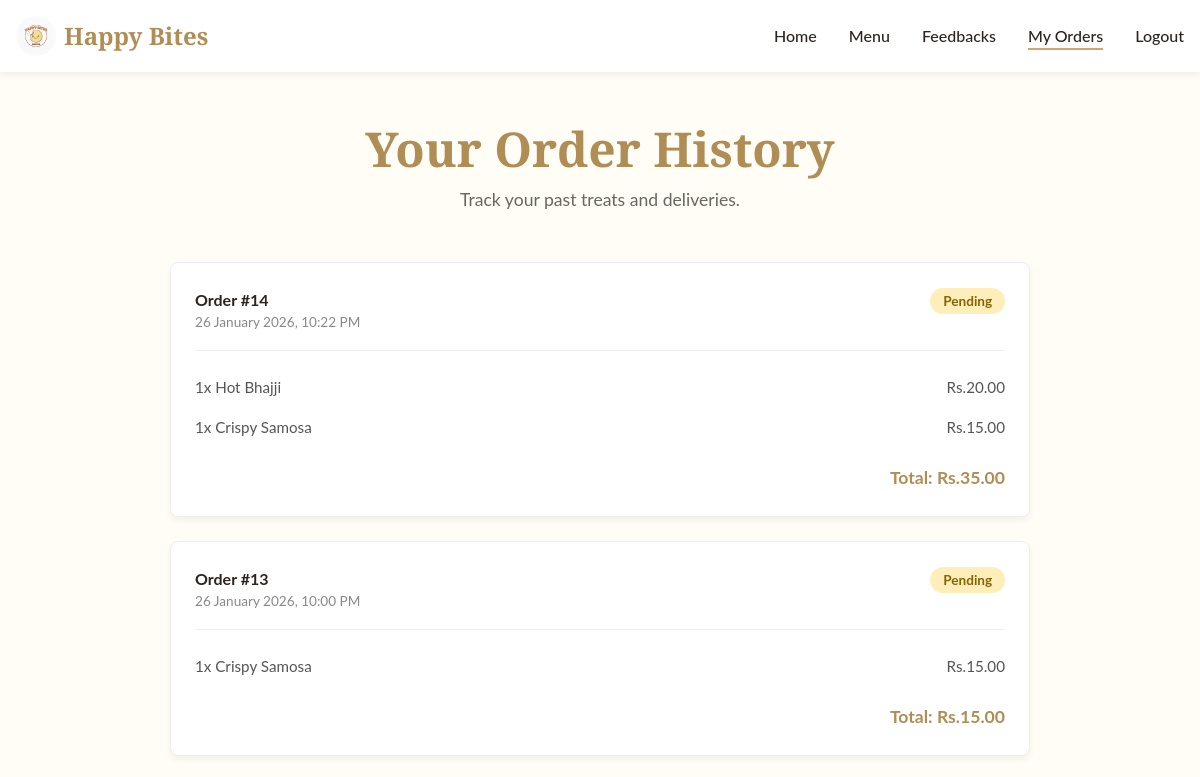
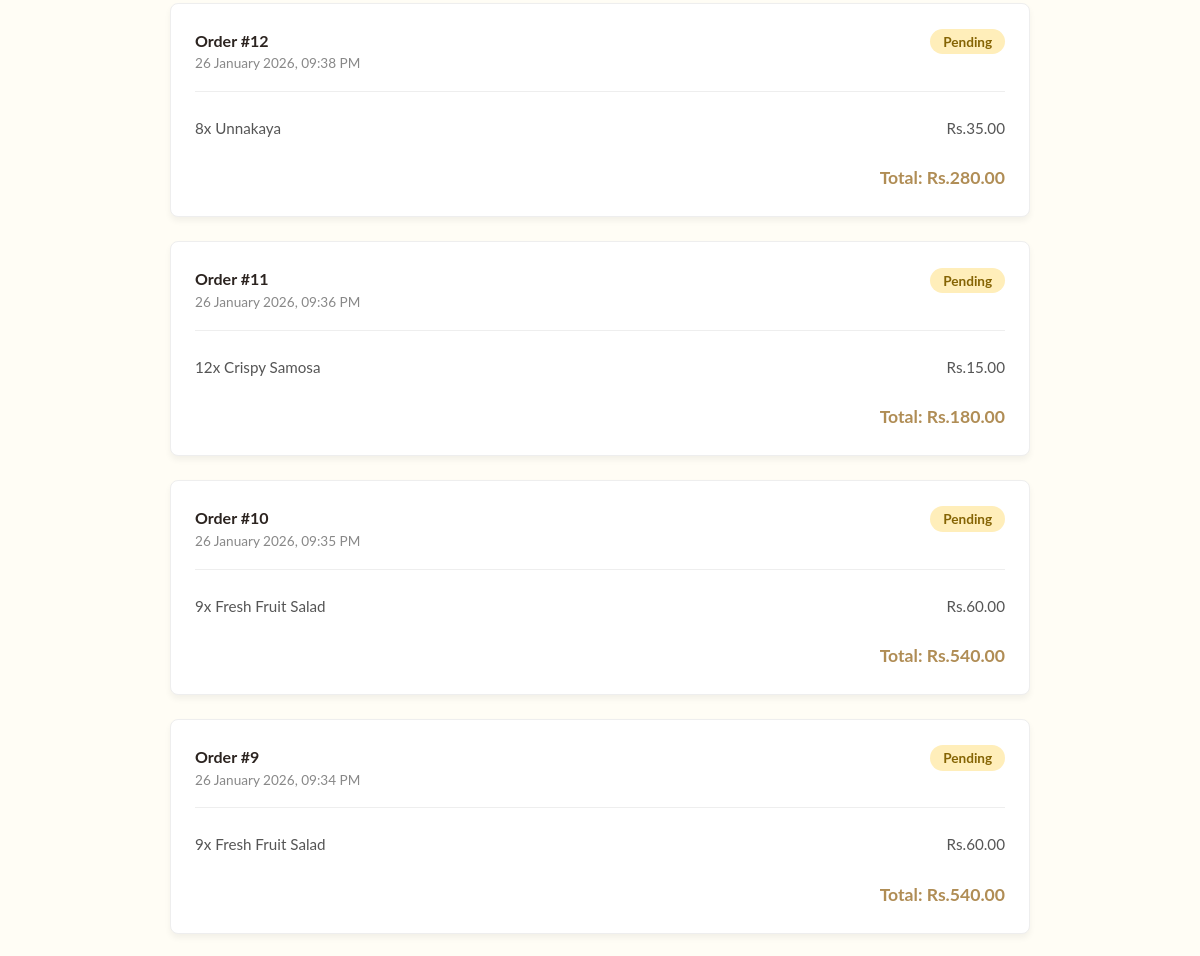
The page /my_orders (signed in, upper part) on the database as committed earlier (2 pictures, top to bottom).
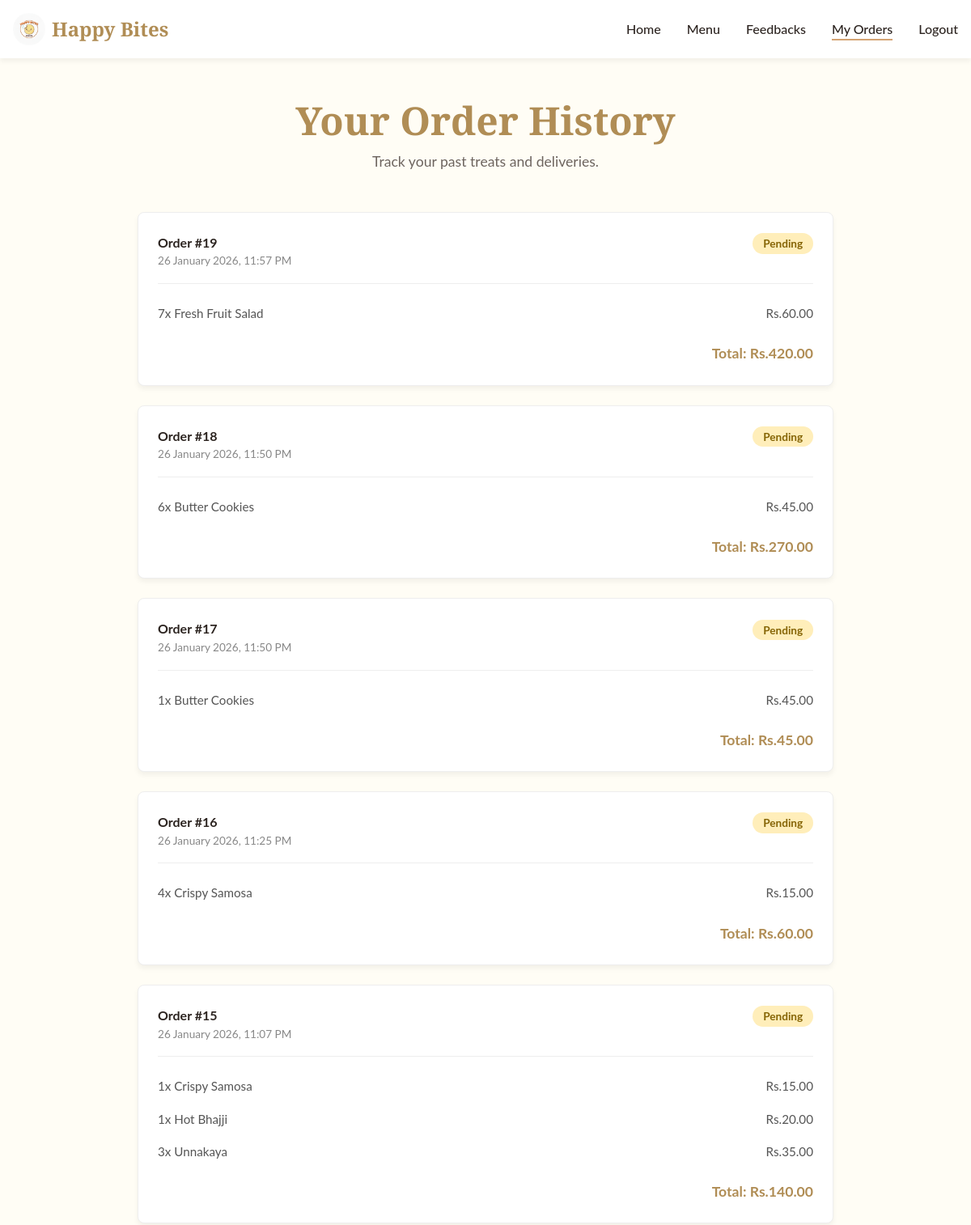
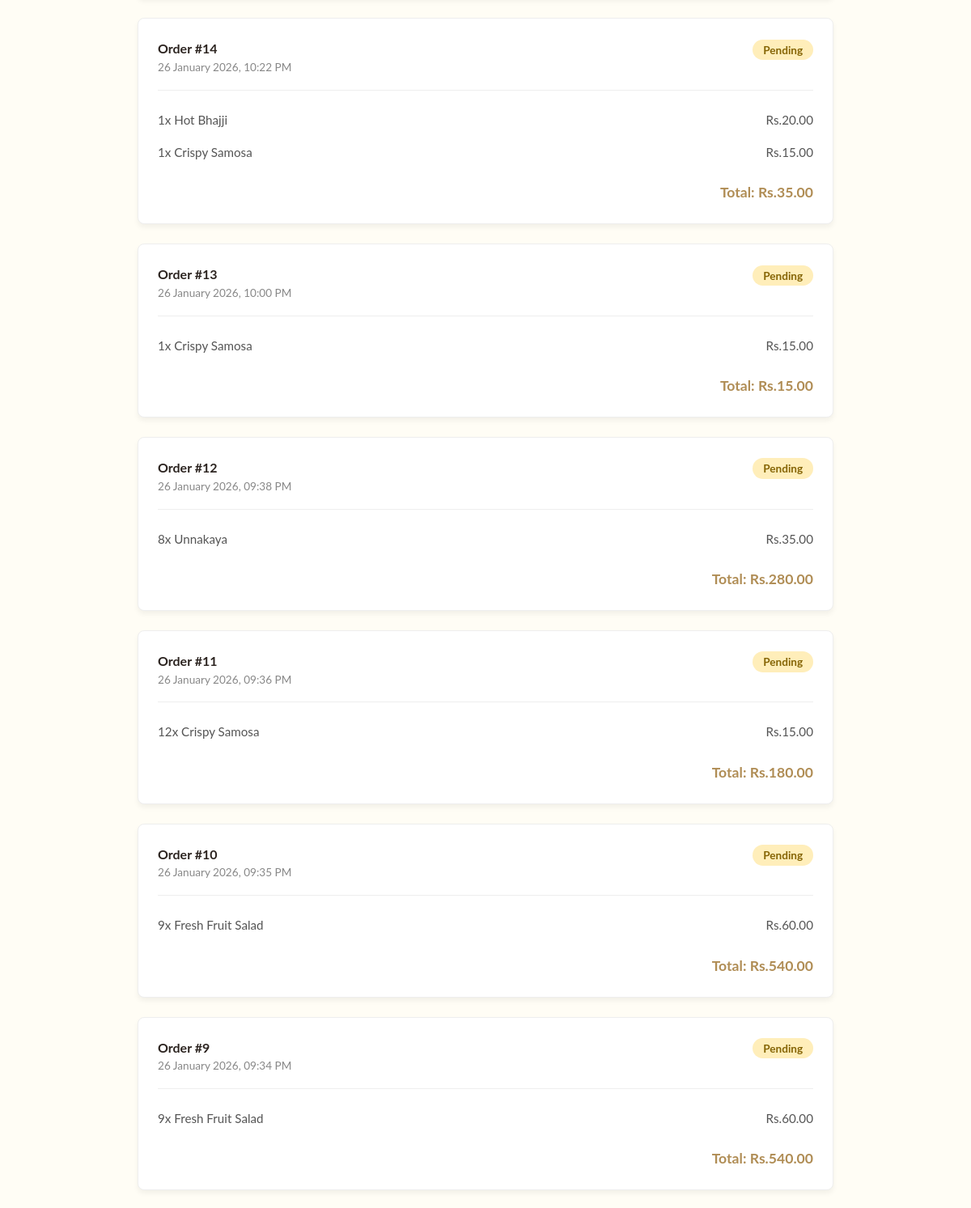
The same page on the database as committed later (2 pictures, top to bottom).
### app1.py (models this page shows)
class Order(db.Model):
    id = db.Column(db.Integer, primary_key=True)
    timestamp = db.Column(db.DateTime, default=datetime.utcnow)
    customer_name = db.Column(db.String(100), nullable=False)
    customer_phone = db.Column(db.String(20), nullable=False)
    customer_address = db.Column(db.Text, nullable=True) # Added address field
    total = db.Column(db.String(20), nullable=False)
    status = db.Column(db.String(20), default='Pending')
    user_id = db.Column(db.Integer, db.ForeignKey('user.id'), nullable=True)
    items = db.relationship('OrderItem', backref='order', lazy=True)

class OrderItem(db.Model):
    id = db.Column(db.Integer, primary_key=True)
    order_id = db.Column(db.Integer, db.ForeignKey('order.id'), nullable=False)
    name = db.Column(db.String(100), nullable=False)
    price = db.Column(db.Float, nullable=False)
    quantity = db.Column(db.Integer, default=1)

### app1.py (the view)
@app.route('/my_orders')
def my_orders():
    if not session.get('user_logged_in'):
        return redirect(url_for('login'))
    user = User.query.filter_by(username=session['username']).first()
    if not user:
        return redirect(url_for('login'))
    user_orders = Order.query.filter_by(user_id=user.id).order_by(Order.timestamp.desc()).all()
    return render_template('my_orders.html', orders=user_orders)

### app1.py (called while the page is built)
@app.context_processor
def inject_settings():
    settings = StoreSettings.query.first()
    if not settings:
        settings = StoreSettings()
        db.session.add(settings)
        db.session.commit()
    return dict(store_settings=settings)

### templates/my_orders.html (shortened to what this page needs)
<!DOCTYPE html>
<html lang="en">
<head>
    <link rel="stylesheet" href="/static/style.css">
</head>
<body>
    <nav class="navbar scrolled" id="navbar">
        <div class="container nav-container">
            <a href="/" class="logo">
                <img src="static/assets/images/logo.jpeg" alt="Happy Bites Logo" class="logo-img">
                <span class="logo-text">Happy Bites</span>
            </a>
            <ul class="nav-links">
                <li><a href="/" class="nav-link">Home</a></li>
                <li><a href="/menu" class="nav-link">Menu</a></li>
                <li><a href="/feedbacks" class="nav-link">Feedbacks</a></li>
                <li><a href="/my_orders" class="nav-link active">My Orders</a></li>
                <li><a href="/logout" class="nav-link">Logout</a></li>
            </ul>
        </div>
    </nav>
    <div class="orders-container">
        <h1 class="section-title text-center">Your Order History</h1>
        <p class="section-desc text-center" style="margin-bottom: 3rem;">Track your past treats and deliveries.</p>
        {% if orders %}
        {% for order in orders %}
        <div class="order-card">
            <div class="order-header">
                <div>
                    <strong>Order #{{ order.id }}</strong>
                    <div style="font-size: 0.85rem; color: #888;">{{ order.timestamp.strftime('%d %B %Y, %I:%M %p') }}
                    </div>
                </div>
                <div>
                    <span class="order-status status-{{ order.status }}">{{ order.status }}</span>
                </div>
            </div>
            <div class="item-list">
                {% for item in order.items %}
                <div class="item-row">
                    <span>{{ item.quantity }}x {{ item.name }}</span>
                    <span>Rs.{{ "%.2f"|format(item.price) }}</span>
                </div>
                {% endfor %}
            </div>
            <div style="text-align: right; font-weight: bold; font-size: 1.1rem; color: var(--primary-dark);">
                Total: {{ order.total }}
            </div>
        </div>
        {% endfor %}
        {% else %}
        <div class="text-center" style="padding: 3rem;">
            <p style="font-size: 1.2rem; margin-bottom: 1rem;">You haven't placed any orders yet.</p>
            <a href="/menu" class="btn btn-primary">Start Ordering</a>
        </div>
        {% endif %}
    </div>
</body>
</html>

Rows that differ between the two databases and show on the page:
added Order: id "19", timestamp "26 January 2026, 11:57 PM", status "Pending", total "Rs.420.00"
added OrderItem: quantity "7", name "Fresh Fruit Salad", price "60.00", shown under "19"
added Order: id "18", timestamp "26 January 2026, 11:50 PM", status "Pending", total "Rs.270.00"
added OrderItem: quantity "6", name "Butter Cookies", price "45.00", shown under "18"
added Order: id "17", timestamp "26 January 2026, 11:50 PM", status "Pending", total "Rs.45.00"
added OrderItem: quantity "1", name "Butter Cookies", price "45.00", shown under "17"
added Order: id "16", timestamp "26 January 2026, 11:25 PM", status "Pending", total "Rs.60.00"
added OrderItem: quantity "4", name "Crispy Samosa", price "15.00", shown under "16"
added Order: id "15", timestamp "26 January 2026, 11:07 PM", status "Pending", total "Rs.140.00"
added OrderItem: quantity "1", name "Crispy Samosa", price "15.00", shown under "15"
added OrderItem: quantity "1", name "Hot Bhajji", price "20.00", shown under "15"
added OrderItem: quantity "3", name "Unnakaya", price "35.00", shown under "15"
